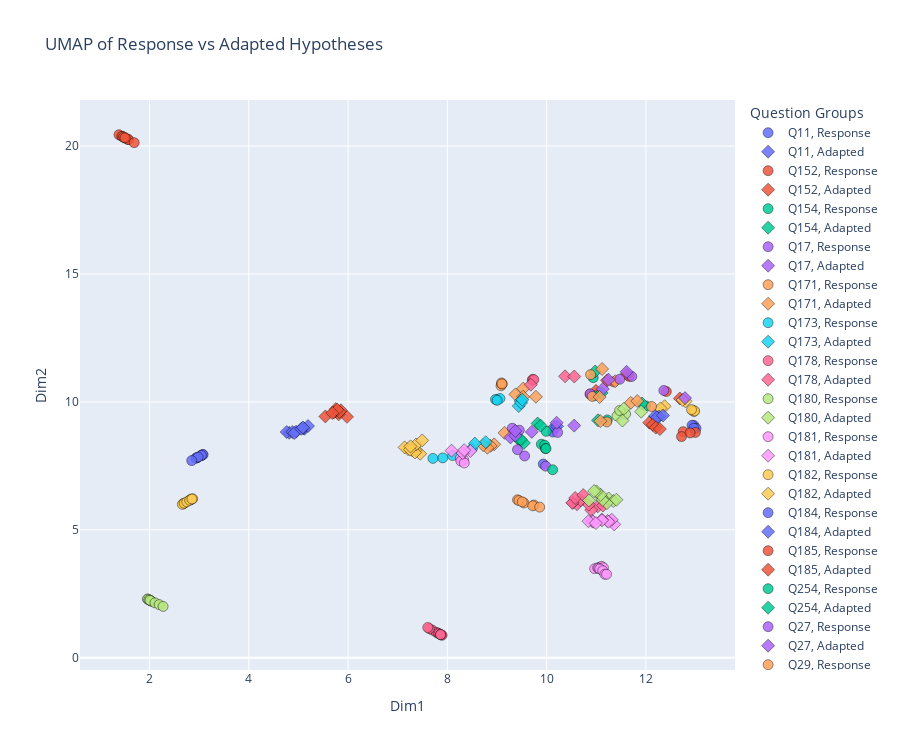

Notebook source saved alongside this figure:
### Code cell
### (Exploration) Run UMAP on response vs adapted hypothesis embeddings ###
%run umap_response_adapted_similarity.py

### Figure 1 — Plotly figure (JSON) as saved in the notebook; plotly's stock layout.template omitted (floating-point values rounded to 4 significant figures)
{"data": [{"customdata": [["Q11", 1, "Response"], ["Q11", 2, "Response"]], "hovertemplate": "QID=%{customdata[0]}<br>Type=%{customdata[2]}<br>Dim1=%{x}<br>Dim2=%{y}<br>Likert=%{customdata[1]}<extra></extra>", "legendgroup": "Q11, Response", "marker": {"color": "#636efa", "line": {"color": "black", "width": 0.5}, "opacity": 0.85, "size": 10, "symbol": "circle"}, "mode": "markers", "name": "Q11, Response", "orientation": "v", "showlegend": true, "type": "scatter", "x": [10.12, 9.933], "xaxis": "x", "y": [8.821, 7.569], "yaxis": "y"}, {"customdata": [["Q11", 1, "Adapted"], ["Q11", 2, "Adapted"]], "hovertemplate": "QID=%{customdata[0]}<br>Type=%{customdata[2]}<br>Dim1=%{x}<br>Dim2=%{y}<br>Likert=%{customdata[1]}<extra></extra>", "legendgroup": "Q11, Adapted", "marker": {"color": "#636efa", "line": {"color": "black", "width": 0.5}, "opacity": 0.85, "size": 10, "symbol": "diamond"}, "mode": "markers", "name": "Q11, Adapted", "orientation": "v", "showlegend": true, "type": "scatter", "x": [10.15, 10.21], "xaxis": "x", "y": [9.018, 9.046], "yaxis": "y"}, {"customdata": [["Q152", 4, "Response"], ["Q152", 2, "Response"], ["Q152", 1, "Response"], ["Q152", 3, "Response"]], "hovertemplate": "QID=%{customdata[0]}<br>Type=%{customdata[2]}<br>Dim1=%{x}<br>Dim2=%{y}<br>Likert=%{customdata[1]}<extra></extra>", "legendgroup": "Q152, Response", "marker": {"color": "#EF553B", "line": {"color": "black", "width": 0.5}, "opacity": 0.85, "size": 10, "symbol": "circle"}, "mode": "markers", "name": "Q152, Response", "orientation": "v", "showlegend": true, "type": "scatter", "x": [11.35, 12.41, 11.67, 10.88], "xaxis": "x", "y": [10.78, 10.4, 11.0, 10.3], "yaxis": "y"}, {"customdata": [["Q152", 4, "Adapted"], ["Q152", 2, "Adapted"], ["Q152", 1, "Adapted"], ["Q152", 3, "Adapted"]], "hovertemplate": "QID=%{customdata[0]}<br>Type=%{customdata[2]}<br>Dim1=%{x}<br>Dim2=%{y}<br>Likert=%{customdata[1]}<extra></extra>", "legendgroup": "Q152, Adapted", "marker": {"color": "#EF553B", "line": {"color": "black", "width": 0.5}, "opacity": 0.85, "size": 10, "symbol": "diamond"}, "mode": "markers", "name": "Q152, Adapted", "orientation": "v", "showlegend": true, "type": "scatter", "x": [11.22, 12.68, 11.61, 10.99], "xaxis": "x", "y": [10.84, 10.13, 11.08, 10.43], "yaxis": "y"}, {"customdata": [["Q154", 1, "Response"], ["Q154", 3, "Response"], ["Q154", 4, "Response"], ["Q154", 2, "Response"]], "hovertemplate": "QID=%{customdata[0]}<br>Type=%{customdata[2]}<br>Dim1=%{x}<br>Dim2=%{y}<br>Likert=%{customdata[1]}<extra></extra>", "legendgroup": "Q154, Response", "marker": {"color": "#00cc96", "line": {"color": "black", "width": 0.5}, "opacity": 0.85, "size": 10, "symbol": "circle"}, "mode": "markers", "name": "Q154, Response", "orientation": "v", "showlegend": true, "type": "scatter", "x": [12.0, 10.94, 11.22, 10.96], "xaxis": "x", "y": [9.843, 10.95, 9.295, 10.24], "yaxis": "y"}, {"customdata": [["Q154", 1, "Adapted"], ["Q154", 3, "Adapted"], ["Q154", 4, "Adapted"], ["Q154", 2, "Adapted"]], "hovertemplate": "QID=%{customdata[0]}<br>Type=%{customdata[2]}<br>Dim1=%{x}<br>Dim2=%{y}<br>Likert=%{customdata[1]}<extra></extra>", "legendgroup": "Q154, Adapted", "marker": {"color": "#00cc96", "line": {"color": "black", "width": 0.5}, "opacity": 0.85, "size": 10, "symbol": "diamond"}, "mode": "markers", "name": "Q154, Adapted", "orientation": "v", "showlegend": true, "type": "scatter", "x": [11.92, 10.98, 11.04, 11.11], "xaxis": "x", "y": [9.935, 11.19, 9.281, 10.35], "yaxis": "y"}, {"customdata": [["Q17", 1, "Response"], ["Q17", 2, "Response"]], "hovertemplate": "QID=%{customdata[0]}<br>Type=%{customdata[2]}<br>Dim1=%{x}<br>Dim2=%{y}<br>Likert=%{customdata[1]}<extra></extra>", "legendgroup": "Q17, Response", "marker": {"color": "#ab63fa", "line": {"color": "black", "width": 0.5}, "opacity": 0.85, "size": 10, "symbol": "circle"}, "mode": "markers", "name": "Q17, Response", "orientation": "v", "showlegend": true, "type": "scatter", "x": [10.22, 9.981], "xaxis": "x", "y": [8.806, 7.488], "yaxis": "y"}, {"customdata": [["Q17", 1, "Adapted"], ["Q17", 2, "Adapted"]], "hovertemplate": "QID=%{customdata[0]}<br>Type=%{customdata[2]}<br>Dim1=%{x}<br>Dim2=%{y}<br>Likert=%{customdata[1]}<extra></extra>", "legendgroup": "Q17, Adapted", "marker": {"color": "#ab63fa", "line": {"color": "black", "width": 0.5}, "opacity": 0.85, "size": 10, "symbol": "diamond"}, "mode": "markers", "name": "Q17, Adapted", "orientation": "v", "showlegend": true, "type": "scatter", "x": [10.56, 10.2], "xaxis": "x", "y": [9.072, 9.185], "yaxis": "y"}, {"customdata": [["Q171", 1, "Response"], ["Q171", 2, "Response"], ["Q171", 3, "Response"], ["Q171", 4, "Response"], ["Q171", 5, "Response"], ["Q171", 6, "Response"], ["Q171", 7, "Response"]], "hovertemplate": "QID=%{customdata[0]}<br>Type=%{customdata[2]}<br>Dim1=%{x}<br>Dim2=%{y}<br>Likert=%{customdata[1]}<extra></extra>", "legendgroup": "Q171, Response", "marker": {"color": "#FFA15A", "line": {"color": "black", "width": 0.5}, "opacity": 0.85, "size": 10, "symbol": "circle"}, "mode": "markers", "name": "Q171, Response", "orientation": "v", "showlegend": true, "type": "scatter", "x": [9.544, 9.414, 9.443, 9.508, 9.745, 9.72, 9.86], "xaxis": "x", "y": [6.048, 6.171, 6.142, 6.094, 5.969, 5.938, 5.886], "yaxis": "y"}, {"customdata": [["Q171", 1, "Adapted"], ["Q171", 2, "Adapted"], ["Q171", 3, "Adapted"], ["Q171", 4, "Adapted"], ["Q171", 5, "Adapted"], ["Q171", 6, "Adapted"], ["Q171", 7, "Adapted"]], "hovertemplate": "QID=%{customdata[0]}<br>Type=%{customdata[2]}<br>Dim1=%{x}<br>Dim2=%{y}<br>Likert=%{customdata[1]}<extra></extra>", "legendgroup": "Q171, Adapted", "marker": {"color": "#FFA15A", "line": {"color": "black", "width": 0.5}, "opacity": 0.85, "size": 10, "symbol": "diamond"}, "mode": "markers", "name": "Q171, Adapted", "orientation": "v", "showlegend": true, "type": "scatter", "x": [8.943, 8.872, 8.807, 8.722, 9.152, 11.69, 11.38], "xaxis": "x", "y": [8.34, 8.281, 8.207, 8.309, 8.789, 9.961, 10.81], "yaxis": "y"}, {"customdata": [["Q173", 1, "Response"], ["Q173", 2, "Response"], ["Q173", 3, "Response"]], "hovertemplate": "QID=%{customdata[0]}<br>Type=%{customdata[2]}<br>Dim1=%{x}<br>Dim2=%{y}<br>Likert=%{customdata[1]}<extra></extra>", "legendgroup": "Q173, Response", "marker": {"color": "#19d3f3", "line": {"color": "black", "width": 0.5}, "opacity": 0.85, "size": 10, "symbol": "circle"}, "mode": "markers", "name": "Q173, Response", "orientation": "v", "showlegend": true, "type": "scatter", "x": [8.106, 7.907, 7.71], "xaxis": "x", "y": [7.902, 7.811, 7.791], "yaxis": "y"}, {"customdata": [["Q173", 1, "Adapted"], ["Q173", 2, "Adapted"], ["Q173", 3, "Adapted"]], "hovertemplate": "QID=%{customdata[0]}<br>Type=%{customdata[2]}<br>Dim1=%{x}<br>Dim2=%{y}<br>Likert=%{customdata[1]}<extra></extra>", "legendgroup": "Q173, Adapted", "marker": {"color": "#19d3f3", "line": {"color": "black", "width": 0.5}, "opacity": 0.85, "size": 10, "symbol": "diamond"}, "mode": "markers", "name": "Q173, Adapted", "orientation": "v", "showlegend": true, "type": "scatter", "x": [8.773, 8.486, 8.555], "xaxis": "x", "y": [8.425, 8.157, 8.371], "yaxis": "y"}, {"customdata": [["Q178", 1, "Response"], ["Q178", 2, "Response"], ["Q178", 3, "Response"], ["Q178", 4, "Response"], ["Q178", 5, "Response"], ["Q178", 6, "Response"], ["Q178", 7, "Response"], ["Q178", 8, "Response"], ["Q178", 9, "Response"], ["Q178", 10, "Response"]], "hovertemplate": "QID=%{customdata[0]}<br>Type=%{customdata[2]}<br>Dim1=%{x}<br>Dim2=%{y}<br>Likert=%{customdata[1]}<extra></extra>", "legendgroup": "Q178, Response", "marker": {"color": "#FF6692", "line": {"color": "black", "width": 0.5}, "opacity": 0.85, "size": 10, "symbol": "circle"}, "mode": "markers", "name": "Q178, Response", "orientation": "v", "showlegend": true, "type": "scatter", "x": [7.695, 7.777, 7.813, 7.896, 7.831, 7.863, 7.874, 7.862, 7.635, 7.606], "xaxis": "x", "y": [1.08, 0.9945, 0.9595, 0.8791, 0.9427, 0.9118, 0.8939, 0.9055, 1.14, 1.182], "yaxis": "y"}, {"customdata": [["Q178", 1, "Adapted"], ["Q178", 2, "Adapted"], ["Q178", 3, "Adapted"], ["Q178", 4, "Adapted"], ["Q178", 5, "Adapted"], ["Q178", 6, "Adapted"], ["Q178", 7, "Adapted"], ["Q178", 8, "Adapted"], ["Q178", 9, "Adapted"], ["Q178", 10, "Adapted"]], "hovertemplate": "QID=%{customdata[0]}<br>Type=%{customdata[2]}<br>Dim1=%{x}<br>Dim2=%{y}<br>Likert=%{customdata[1]}<extra></extra>", "legendgroup": "Q178, Adapted", "marker": {"color": "#FF6692", "line": {"color": "black", "width": 0.5}, "opacity": 0.85, "size": 10, "symbol": "diamond"}, "mode": "markers", "name": "Q178, Adapted", "orientation": "v", "showlegend": true, "type": "scatter", "x": [11.03, 11.14, 10.9, 10.85, 10.61, 10.53, 10.68, 10.52, 10.58, 10.74], "xaxis": "x", "y": [5.917, 5.946, 5.773, 5.984, 6.001, 6.058, 6.156, 6.052, 6.244, 6.357], "yaxis": "y"}, {"customdata": [["Q180", 1, "Response"], ["Q180", 2, "Response"], ["Q180", 3, "Response"], ["Q180", 4, "Response"], ["Q180", 5, "Response"], ["Q180", 6, "Response"], ["Q180", 7, "Response"], ["Q180", 8, "Response"], ["Q180", 9, "Response"], ["Q180", 10, "Response"]], "hovertemplate": "QID=%{customdata[0]}<br>Type=%{customdata[2]}<br>Dim1=%{x}<br>Dim2=%{y}<br>Likert=%{customdata[1]}<extra></extra>", "legendgroup": "Q180, Response", "marker": {"color": "#B6E880", "line": {"color": "black", "width": 0.5}, "opacity": 0.85, "size": 10, "symbol": "circle"}, "mode": "markers", "name": "Q180, Response", "orientation": "v", "showlegend": true, "type": "scatter", "x": [1.966, 1.96, 2.028, 1.987, 2.018, 2.04, 2.007, 2.11, 2.196, 2.273], "xaxis": "x", "y": [2.29, 2.294, 2.225, 2.265, 2.238, 2.204, 2.246, 2.146, 2.077, 2.007], "yaxis": "y"}, {"customdata": [["Q180", 1, "Adapted"], ["Q180", 2, "Adapted"], ["Q180", 3, "Adapted"], ["Q180", 4, "Adapted"], ["Q180", 5, "Adapted"], ["Q180", 6, "Adapted"], ["Q180", 7, "Adapted"], ["Q180", 8, "Adapted"], ["Q180", 9, "Adapted"], ["Q180", 10, "Adapted"]], "hovertemplate": "QID=%{customdata[0]}<br>Type=%{customdata[2]}<br>Dim1=%{x}<br>Dim2=%{y}<br>Likert=%{customdata[1]}<extra></extra>", "legendgroup": "Q180, Adapted", "marker": {"color": "#B6E880", "line": {"color": "black", "width": 0.5}, "opacity": 0.85, "size": 10, "symbol": "diamond"}, "mode": "markers", "name": "Q180, Adapted", "orientation": "v", "showlegend": true, "type": "scatter", "x": [11.25, 11.34, 11.21, 11.41, 11.11, 11.13, 10.85, 11.09, 11.0, 10.96], "xaxis": "x", "y": [6.225, 6.123, 6.041, 6.176, 6.265, 6.171, 6.151, 6.368, 6.501, 6.515], "yaxis": "y"}, {"customdata": [["Q181", 1, "Response"], ["Q181", 2, "Response"], ["Q181", 3, "Response"], ["Q181", 4, "Response"], ["Q181", 5, "Response"], ["Q181", 6, "Response"], ["Q181", 7, "Response"], ["Q181", 8, "Response"], ["Q181", 9, "Response"], ["Q181", 10, "Response"]], "hovertemplate": "QID=%{customdata[0]}<br>Type=%{customdata[2]}<br>Dim1=%{x}<br>Dim2=%{y}<br>Likert=%{customdata[1]}<extra></extra>", "legendgroup": "Q181, Response", "marker": {"color": "#FF97FF", "line": {"color": "black", "width": 0.5}, "opacity": 0.85, "size": 10, "symbol": "circle"}, "mode": "markers", "name": "Q181, Response", "orientation": "v", "showlegend": true, "type": "scatter", "x": [10.97, 11.06, 11.03, 11.11, 11.05, 11.15, 11.07, 11.13, 11.17, 11.21], "xaxis": "x", "y": [3.481, 3.527, 3.515, 3.573, 3.499, 3.518, 3.471, 3.4, 3.264, 3.263], "yaxis": "y"}, {"customdata": [["Q181", 1, "Adapted"], ["Q181", 2, "Adapted"], ["Q181", 3, "Adapted"], ["Q181", 4, "Adapted"], ["Q181", 5, "Adapted"], ["Q181", 6, "Adapted"], ["Q181", 7, "Adapted"], ["Q181", 8, "Adapted"], ["Q181", 9, "Adapted"], ["Q181", 10, "Adapted"]], "hovertemplate": "QID=%{customdata[0]}<br>Type=%{customdata[2]}<br>Dim1=%{x}<br>Dim2=%{y}<br>Likert=%{customdata[1]}<extra></extra>", "legendgroup": "Q181, Adapted", "marker": {"color": "#FF97FF", "line": {"color": "black", "width": 0.5}, "opacity": 0.85, "size": 10, "symbol": "diamond"}, "mode": "markers", "name": "Q181, Adapted", "orientation": "v", "showlegend": true, "type": "scatter", "x": [11.36, 11.31, 11.23, 11.25, 11.11, 10.92, 11.12, 10.94, 10.84, 10.99], "xaxis": "x", "y": [5.212, 5.389, 5.349, 5.318, 5.4, 5.346, 5.373, 5.317, 5.337, 5.262], "yaxis": "y"}, {"customdata": [["Q182", 1, "Response"], ["Q182", 2, "Response"], ["Q182", 3, "Response"], ["Q182", 4, "Response"], ["Q182", 5, "Response"], ["Q182", 6, "Response"], ["Q182", 7, "Response"], ["Q182", 8, "Response"], ["Q182", 9, "Response"], ["Q182", 10, "Response"]], "hovertemplate": "QID=%{customdata[0]}<br>Type=%{customdata[2]}<br>Dim1=%{x}<br>Dim2=%{y}<br>Likert=%{customdata[1]}<extra></extra>", "legendgroup": "Q182, Response", "marker": {"color": "#FECB52", "line": {"color": "black", "width": 0.5}, "opacity": 0.85, "size": 10, "symbol": "circle"}, "mode": "markers", "name": "Q182, Response", "orientation": "v", "showlegend": true, "type": "scatter", "x": [2.694, 2.682, 2.662, 2.831, 2.7, 2.825, 2.751, 2.808, 2.869, 2.853], "xaxis": "x", "y": [6.033, 6.021, 5.995, 6.183, 6.04, 6.174, 6.093, 6.154, 6.213, 6.202], "yaxis": "y"}, {"customdata": [["Q182", 1, "Adapted"], ["Q182", 2, "Adapted"], ["Q182", 3, "Adapted"], ["Q182", 4, "Adapted"], ["Q182", 5, "Adapted"], ["Q182", 6, "Adapted"], ["Q182", 7, "Adapted"], ["Q182", 8, "Adapted"], ["Q182", 9, "Adapted"], ["Q182", 10, "Adapted"]], "hovertemplate": "QID=%{customdata[0]}<br>Type=%{customdata[2]}<br>Dim1=%{x}<br>Dim2=%{y}<br>Likert=%{customdata[1]}<extra></extra>", "legendgroup": "Q182, Adapted", "marker": {"color": "#FECB52", "line": {"color": "black", "width": 0.5}, "opacity": 0.85, "size": 10, "symbol": "diamond"}, "mode": "markers", "name": "Q182, Adapted", "orientation": "v", "showlegend": true, "type": "scatter", "x": [7.453, 7.357, 7.295, 7.349, 7.207, 7.14, 7.371, 7.493, 7.248, 7.257], "xaxis": "x", "y": [7.971, 8.109, 8.105, 8.025, 8.153, 8.221, 8.336, 8.494, 8.135, 8.261], "yaxis": "y"}, {"customdata": [["Q184", 1, "Response"], ["Q184", 2, "Response"], ["Q184", 3, "Response"], ["Q184", 4, "Response"], ["Q184", 5, "Response"], ["Q184", 6, "Response"], ["Q184", 7, "Response"], ["Q184", 8, "Response"], ["Q184", 9, "Response"], ["Q184", 10, "Response"]], "hovertemplate": "QID=%{customdata[0]}<br>Type=%{customdata[2]}<br>Dim1=%{x}<br>Dim2=%{y}<br>Likert=%{customdata[1]}<extra></extra>", "legendgroup": "Q184, Response", "marker": {"color": "#636efa", "line": {"color": "black", "width": 0.5}, "opacity": 0.85, "size": 10, "symbol": "circle"}, "mode": "markers", "name": "Q184, Response", "orientation": "v", "showlegend": true, "type": "scatter", "x": [3.046, 2.951, 3.071, 3.038, 2.959, 3.079, 3.046, 2.934, 2.98, 2.85], "xaxis": "x", "y": [7.909, 7.814, 7.939, 7.898, 7.817, 7.94, 7.91, 7.802, 7.841, 7.705], "yaxis": "y"}, {"customdata": [["Q184", 1, "Adapted"], ["Q184", 2, "Adapted"], ["Q184", 3, "Adapted"], ["Q184", 4, "Adapted"], ["Q184", 5, "Adapted"], ["Q184", 6, "Adapted"], ["Q184", 7, "Adapted"], ["Q184", 8, "Adapted"], ["Q184", 9, "Adapted"], ["Q184", 10, "Adapted"]], "hovertemplate": "QID=%{customdata[0]}<br>Type=%{customdata[2]}<br>Dim1=%{x}<br>Dim2=%{y}<br>Likert=%{customdata[1]}<extra></extra>", "legendgroup": "Q184, Adapted", "marker": {"color": "#636efa", "line": {"color": "black", "width": 0.5}, "opacity": 0.85, "size": 10, "symbol": "diamond"}, "mode": "markers", "name": "Q184, Adapted", "orientation": "v", "showlegend": true, "type": "scatter", "x": [4.814, 4.763, 4.877, 4.952, 4.916, 5.122, 5.098, 5.193, 5.057, 5.09], "xaxis": "x", "y": [8.789, 8.821, 8.822, 8.835, 8.781, 8.95, 8.963, 9.055, 8.946, 9.001], "yaxis": "y"}, {"customdata": [["Q185", 1, "Response"], ["Q185", 2, "Response"], ["Q185", 3, "Response"], ["Q185", 4, "Response"], ["Q185", 5, "Response"], ["Q185", 6, "Response"], ["Q185", 7, "Response"], ["Q185", 8, "Response"], ["Q185", 9, "Response"], ["Q185", 10, "Response"]], "hovertemplate": "QID=%{customdata[0]}<br>Type=%{customdata[2]}<br>Dim1=%{x}<br>Dim2=%{y}<br>Likert=%{customdata[1]}<extra></extra>", "legendgroup": "Q185, Response", "marker": {"color": "#EF553B", "line": {"color": "black", "width": 0.5}, "opacity": 0.85, "size": 10, "symbol": "circle"}, "mode": "markers", "name": "Q185, Response", "orientation": "v", "showlegend": true, "type": "scatter", "x": [1.501, 1.385, 1.574, 1.522, 1.448, 1.446, 1.571, 1.691, 1.479, 1.506], "xaxis": "x", "y": [20.32, 20.44, 20.25, 20.3, 20.38, 20.38, 20.25, 20.13, 20.35, 20.32], "yaxis": "y"}, {"customdata": [["Q185", 1, "Adapted"], ["Q185", 2, "Adapted"], ["Q185", 3, "Adapted"], ["Q185", 4, "Adapted"], ["Q185", 5, "Adapted"], ["Q185", 6, "Adapted"], ["Q185", 7, "Adapted"], ["Q185", 8, "Adapted"], ["Q185", 9, "Adapted"], ["Q185", 10, "Adapted"]], "hovertemplate": "QID=%{customdata[0]}<br>Type=%{customdata[2]}<br>Dim1=%{x}<br>Dim2=%{y}<br>Likert=%{customdata[1]}<extra></extra>", "legendgroup": "Q185, Adapted", "marker": {"color": "#EF553B", "line": {"color": "black", "width": 0.5}, "opacity": 0.85, "size": 10, "symbol": "diamond"}, "mode": "markers", "name": "Q185, Adapted", "orientation": "v", "showlegend": true, "type": "scatter", "x": [5.978, 5.782, 5.811, 5.856, 5.754, 5.713, 5.829, 5.782, 5.543, 5.682], "xaxis": "x", "y": [9.414, 9.584, 9.513, 9.67, 9.719, 9.584, 9.609, 9.694, 9.432, 9.563], "yaxis": "y"}, {"customdata": [["Q254", 1, "Response"], ["Q254", 2, "Response"], ["Q254", 3, "Response"], ["Q254", 4, "Response"]], "hovertemplate": "QID=%{customdata[0]}<br>Type=%{customdata[2]}<br>Dim1=%{x}<br>Dim2=%{y}<br>Likert=%{customdata[1]}<extra></extra>", "legendgroup": "Q254, Response", "marker": {"color": "#00cc96", "line": {"color": "black", "width": 0.5}, "opacity": 0.85, "size": 10, "symbol": "circle"}, "mode": "markers", "name": "Q254, Response", "orientation": "v", "showlegend": true, "type": "scatter", "x": [9.894, 9.96, 9.976, 9.987], "xaxis": "x", "y": [8.345, 8.308, 8.174, 8.175], "yaxis": "y"}, {"customdata": [["Q254", 1, "Adapted"], ["Q254", 2, "Adapted"], ["Q254", 3, "Adapted"], ["Q254", 4, "Adapted"]], "hovertemplate": "QID=%{customdata[0]}<br>Type=%{customdata[2]}<br>Dim1=%{x}<br>Dim2=%{y}<br>Likert=%{customdata[1]}<extra></extra>", "legendgroup": "Q254, Adapted", "marker": {"color": "#00cc96", "line": {"color": "black", "width": 0.5}, "opacity": 0.85, "size": 10, "symbol": "diamond"}, "mode": "markers", "name": "Q254, Adapted", "orientation": "v", "showlegend": true, "type": "scatter", "x": [9.479, 9.413, 9.542, 9.474], "xaxis": "x", "y": [8.486, 8.587, 8.396, 8.537], "yaxis": "y"}, {"customdata": [["Q27", 1, "Response"], ["Q27", 2, "Response"], ["Q27", 3, "Response"], ["Q27", 4, "Response"]], "hovertemplate": "QID=%{customdata[0]}<br>Type=%{customdata[2]}<br>Dim1=%{x}<br>Dim2=%{y}<br>Likert=%{customdata[1]}<extra></extra>", "legendgroup": "Q27, Response", "marker": {"color": "#ab63fa", "line": {"color": "black", "width": 0.5}, "opacity": 0.85, "size": 10, "symbol": "circle"}, "mode": "markers", "name": "Q27, Response", "orientation": "v", "showlegend": true, "type": "scatter", "x": [9.308, 9.45, 9.413, 9.557], "xaxis": "x", "y": [8.969, 8.891, 8.132, 7.886], "yaxis": "y"}, {"customdata": [["Q27", 1, "Adapted"], ["Q27", 2, "Adapted"], ["Q27", 3, "Adapted"], ["Q27", 4, "Adapted"]], "hovertemplate": "QID=%{customdata[0]}<br>Type=%{customdata[2]}<br>Dim1=%{x}<br>Dim2=%{y}<br>Likert=%{customdata[1]}<extra></extra>", "legendgroup": "Q27, Adapted", "marker": {"color": "#ab63fa", "line": {"color": "black", "width": 0.5}, "opacity": 0.85, "size": 10, "symbol": "diamond"}, "mode": "markers", "name": "Q27, Adapted", "orientation": "v", "showlegend": true, "type": "scatter", "x": [9.271, 9.37, 9.369, 9.701], "xaxis": "x", "y": [8.61, 8.681, 8.86, 8.827], "yaxis": "y"}, {"customdata": [["Q29", 1, "Response"], ["Q29", 2, "Response"], ["Q29", 3, "Response"], ["Q29", 4, "Response"]], "hovertemplate": "QID=%{customdata[0]}<br>Type=%{customdata[2]}<br>Dim1=%{x}<br>Dim2=%{y}<br>Likert=%{customdata[1]}<extra></extra>", "legendgroup": "Q29, Response", "marker": {"color": "#FFA15A", "line": {"color": "black", "width": 0.5}, "opacity": 0.85, "size": 10, "symbol": "circle"}, "mode": "markers", "name": "Q29, Response", "orientation": "v", "showlegend": true, "type": "scatter", "x": [9.081, 9.106, 9.09, 9.1], "xaxis": "x", "y": [10.63, 10.7, 10.74, 10.7], "yaxis": "y"}, {"customdata": [["Q29", 1, "Adapted"], ["Q29", 2, "Adapted"], ["Q29", 3, "Adapted"], ["Q29", 4, "Adapted"]], "hovertemplate": "QID=%{customdata[0]}<br>Type=%{customdata[2]}<br>Dim1=%{x}<br>Dim2=%{y}<br>Likert=%{customdata[1]}<extra></extra>", "legendgroup": "Q29, Adapted", "marker": {"color": "#FFA15A", "line": {"color": "black", "width": 0.5}, "opacity": 0.85, "size": 10, "symbol": "diamond"}, "mode": "markers", "name": "Q29, Adapted", "orientation": "v", "showlegend": true, "type": "scatter", "x": [9.372, 9.529, 9.784, 9.526], "xaxis": "x", "y": [10.29, 10.52, 10.2, 10.2], "yaxis": "y"}, {"customdata": [["Q30", 1, "Response"], ["Q30", 2, "Response"], ["Q30", 3, "Response"], ["Q30", 4, "Response"]], "hovertemplate": "QID=%{customdata[0]}<br>Type=%{customdata[2]}<br>Dim1=%{x}<br>Dim2=%{y}<br>Likert=%{customdata[1]}<extra></extra>", "legendgroup": "Q30, Response", "marker": {"color": "#19d3f3", "line": {"color": "black", "width": 0.5}, "opacity": 0.85, "size": 10, "symbol": "circle"}, "mode": "markers", "name": "Q30, Response", "orientation": "v", "showlegend": true, "type": "scatter", "x": [9.0, 9.059, 8.97, 9.003], "xaxis": "x", "y": [10.09, 10.13, 10.09, 10.06], "yaxis": "y"}, {"customdata": [["Q30", 1, "Adapted"], ["Q30", 2, "Adapted"], ["Q30", 3, "Adapted"], ["Q30", 4, "Adapted"]], "hovertemplate": "QID=%{customdata[0]}<br>Type=%{customdata[2]}<br>Dim1=%{x}<br>Dim2=%{y}<br>Likert=%{customdata[1]}<extra></extra>", "legendgroup": "Q30, Adapted", "marker": {"color": "#19d3f3", "line": {"color": "black", "width": 0.5}, "opacity": 0.85, "size": 10, "symbol": "diamond"}, "mode": "markers", "name": "Q30, Adapted", "orientation": "v", "showlegend": true, "type": "scatter", "x": [9.478, 9.438, 9.486, 9.51], "xaxis": "x", "y": [10.03, 9.837, 9.962, 10.09], "yaxis": "y"}, {"customdata": [["Q33_3", 1, "Response"], ["Q33_3", 2, "Response"], ["Q33_3", 3, "Response"]], "hovertemplate": "QID=%{customdata[0]}<br>Type=%{customdata[2]}<br>Dim1=%{x}<br>Dim2=%{y}<br>Likert=%{customdata[1]}<extra></extra>", "legendgroup": "Q33_3, Response", "marker": {"color": "#FF6692", "line": {"color": "black", "width": 0.5}, "opacity": 0.85, "size": 10, "symbol": "circle"}, "mode": "markers", "name": "Q33_3, Response", "orientation": "v", "showlegend": true, "type": "scatter", "x": [9.711, 9.722, 9.742], "xaxis": "x", "y": [10.85, 10.88, 10.87], "yaxis": "y"}, {"customdata": [["Q33_3", 1, "Adapted"], ["Q33_3", 2, "Adapted"], ["Q33_3", 3, "Adapted"]], "hovertemplate": "QID=%{customdata[0]}<br>Type=%{customdata[2]}<br>Dim1=%{x}<br>Dim2=%{y}<br>Likert=%{customdata[1]}<extra></extra>", "legendgroup": "Q33_3, Adapted", "marker": {"color": "#FF6692", "line": {"color": "black", "width": 0.5}, "opacity": 0.85, "size": 10, "symbol": "diamond"}, "mode": "markers", "name": "Q33_3, Adapted", "orientation": "v", "showlegend": true, "type": "scatter", "x": [9.682, 10.37, 10.56], "xaxis": "x", "y": [10.67, 11.0, 10.99], "yaxis": "y"}, {"customdata": [["Q45", 1, "Response"], ["Q45", 2, "Response"], ["Q45", 3, "Response"]], "hovertemplate": "QID=%{customdata[0]}<br>Type=%{customdata[2]}<br>Dim1=%{x}<br>Dim2=%{y}<br>Likert=%{customdata[1]}<extra></extra>", "legendgroup": "Q45, Response", "marker": {"color": "#B6E880", "line": {"color": "black", "width": 0.5}, "opacity": 0.85, "size": 10, "symbol": "circle"}, "mode": "markers", "name": "Q45, Response", "orientation": "v", "showlegend": true, "type": "scatter", "x": [11.59, 11.42, 11.47], "xaxis": "x", "y": [9.526, 9.454, 9.665], "yaxis": "y"}, {"customdata": [["Q45", 1, "Adapted"], ["Q45", 2, "Adapted"], ["Q45", 3, "Adapted"]], "hovertemplate": "QID=%{customdata[0]}<br>Type=%{customdata[2]}<br>Dim1=%{x}<br>Dim2=%{y}<br>Likert=%{customdata[1]}<extra></extra>", "legendgroup": "Q45, Adapted", "marker": {"color": "#B6E880", "line": {"color": "black", "width": 0.5}, "opacity": 0.85, "size": 10, "symbol": "diamond"}, "mode": "markers", "name": "Q45, Adapted", "orientation": "v", "showlegend": true, "type": "scatter", "x": [11.91, 11.56, 11.53], "xaxis": "x", "y": [9.619, 9.731, 9.269], "yaxis": "y"}, {"customdata": [["Q6", 1, "Response"], ["Q6", 2, "Response"], ["Q6", 3, "Response"], ["Q6", 4, "Response"]], "hovertemplate": "QID=%{customdata[0]}<br>Type=%{customdata[2]}<br>Dim1=%{x}<br>Dim2=%{y}<br>Likert=%{customdata[1]}<extra></extra>", "legendgroup": "Q6, Response", "marker": {"color": "#FF97FF", "line": {"color": "black", "width": 0.5}, "opacity": 0.85, "size": 10, "symbol": "circle"}, "mode": "markers", "name": "Q6, Response", "orientation": "v", "showlegend": true, "type": "scatter", "x": [8.329, 8.261, 8.273, 8.342], "xaxis": "x", "y": [7.732, 7.797, 7.684, 7.611], "yaxis": "y"}, {"customdata": [["Q6", 1, "Adapted"], ["Q6", 2, "Adapted"], ["Q6", 3, "Adapted"], ["Q6", 4, "Adapted"]], "hovertemplate": "QID=%{customdata[0]}<br>Type=%{customdata[2]}<br>Dim1=%{x}<br>Dim2=%{y}<br>Likert=%{customdata[1]}<extra></extra>", "legendgroup": "Q6, Adapted", "marker": {"color": "#FF97FF", "line": {"color": "black", "width": 0.5}, "opacity": 0.85, "size": 10, "symbol": "diamond"}, "mode": "markers", "name": "Q6, Adapted", "orientation": "v", "showlegend": true, "type": "scatter", "x": [8.466, 8.309, 8.339, 8.085], "xaxis": "x", "y": [8.082, 7.998, 8.114, 8.093], "yaxis": "y"}, {"customdata": [["Q65", 1, "Response"], ["Q65", 2, "Response"], ["Q65", 3, "Response"], ["Q65", 4, "Response"]], "hovertemplate": "QID=%{customdata[0]}<br>Type=%{customdata[2]}<br>Dim1=%{x}<br>Dim2=%{y}<br>Likert=%{customdata[1]}<extra></extra>", "legendgroup": "Q65, Response", "marker": {"color": "#FECB52", "line": {"color": "black", "width": 0.5}, "opacity": 0.85, "size": 10, "symbol": "circle"}, "mode": "markers", "name": "Q65, Response", "orientation": "v", "showlegend": true, "type": "scatter", "x": [12.94, 12.97, 12.98, 12.92], "xaxis": "x", "y": [9.671, 9.628, 9.645, 9.697], "yaxis": "y"}, {"customdata": [["Q65", 1, "Adapted"], ["Q65", 2, "Adapted"], ["Q65", 3, "Adapted"], ["Q65", 4, "Adapted"]], "hovertemplate": "QID=%{customdata[0]}<br>Type=%{customdata[2]}<br>Dim1=%{x}<br>Dim2=%{y}<br>Likert=%{customdata[1]}<extra></extra>", "legendgroup": "Q65, Adapted", "marker": {"color": "#FECB52", "line": {"color": "black", "width": 0.5}, "opacity": 0.85, "size": 10, "symbol": "diamond"}, "mode": "markers", "name": "Q65, Adapted", "orientation": "v", "showlegend": true, "type": "scatter", "x": [12.8, 12.74, 12.38, 12.29], "xaxis": "x", "y": [10.02, 10.08, 9.83, 9.748], "yaxis": "y"}, {"customdata": [["Q69", 1, "Response"], ["Q69", 2, "Response"], ["Q69", 3, "Response"], ["Q69", 4, "Response"]], "hovertemplate": "QID=%{customdata[0]}<br>Type=%{customdata[2]}<br>Dim1=%{x}<br>Dim2=%{y}<br>Likert=%{customdata[1]}<extra></extra>", "legendgroup": "Q69, Response", "marker": {"color": "#636efa", "line": {"color": "black", "width": 0.5}, "opacity": 0.85, "size": 10, "symbol": "circle"}, "mode": "markers", "name": "Q69, Response", "orientation": "v", "showlegend": true, "type": "scatter", "x": [12.97, 12.93, 13.01, 12.96], "xaxis": "x", "y": [9.078, 9.085, 8.968, 8.968], "yaxis": "y"}, {"customdata": [["Q69", 1, "Adapted"], ["Q69", 2, "Adapted"], ["Q69", 3, "Adapted"], ["Q69", 4, "Adapted"]], "hovertemplate": "QID=%{customdata[0]}<br>Type=%{customdata[2]}<br>Dim1=%{x}<br>Dim2=%{y}<br>Likert=%{customdata[1]}<extra></extra>", "legendgroup": "Q69, Adapted", "marker": {"color": "#636efa", "line": {"color": "black", "width": 0.5}, "opacity": 0.85, "size": 10, "symbol": "diamond"}, "mode": "markers", "name": "Q69, Adapted", "orientation": "v", "showlegend": true, "type": "scatter", "x": [12.26, 12.18, 12.22, 12.34], "xaxis": "x", "y": [9.433, 9.441, 9.392, 9.469], "yaxis": "y"}, {"customdata": [["Q70", 1, "Response"], ["Q70", 2, "Response"], ["Q70", 3, "Response"], ["Q70", 4, "Response"]], "hovertemplate": "QID=%{customdata[0]}<br>Type=%{customdata[2]}<br>Dim1=%{x}<br>Dim2=%{y}<br>Likert=%{customdata[1]}<extra></extra>", "legendgroup": "Q70, Response", "marker": {"color": "#EF553B", "line": {"color": "black", "width": 0.5}, "opacity": 0.85, "size": 10, "symbol": "circle"}, "mode": "markers", "name": "Q70, Response", "orientation": "v", "showlegend": true, "type": "scatter", "x": [12.75, 13.0, 12.89, 12.72], "xaxis": "x", "y": [8.836, 8.806, 8.787, 8.643], "yaxis": "y"}, {"customdata": [["Q70", 1, "Adapted"], ["Q70", 2, "Adapted"], ["Q70", 3, "Adapted"], ["Q70", 4, "Adapted"]], "hovertemplate": "QID=%{customdata[0]}<br>Type=%{customdata[2]}<br>Dim1=%{x}<br>Dim2=%{y}<br>Likert=%{customdata[1]}<extra></extra>", "legendgroup": "Q70, Adapted", "marker": {"color": "#EF553B", "line": {"color": "black", "width": 0.5}, "opacity": 0.85, "size": 10, "symbol": "diamond"}, "mode": "markers", "name": "Q70, Adapted", "orientation": "v", "showlegend": true, "type": "scatter", "x": [12.07, 12.14, 12.2, 12.28], "xaxis": "x", "y": [9.189, 9.098, 8.995, 8.937], "yaxis": "y"}, {"customdata": [["Q8", 1, "Response"], ["Q8", 2, "Response"]], "hovertemplate": "QID=%{customdata[0]}<br>Type=%{customdata[2]}<br>Dim1=%{x}<br>Dim2=%{y}<br>Likert=%{customdata[1]}<extra></extra>", "legendgroup": "Q8, Response", "marker": {"color": "#00cc96", "line": {"color": "black", "width": 0.5}, "opacity": 0.85, "size": 10, "symbol": "circle"}, "mode": "markers", "name": "Q8, Response", "orientation": "v", "showlegend": true, "type": "scatter", "x": [9.992, 10.12], "xaxis": "x", "y": [8.848, 7.347], "yaxis": "y"}, {"customdata": [["Q8", 1, "Adapted"], ["Q8", 2, "Adapted"]], "hovertemplate": "QID=%{customdata[0]}<br>Type=%{customdata[2]}<br>Dim1=%{x}<br>Dim2=%{y}<br>Likert=%{customdata[1]}<extra></extra>", "legendgroup": "Q8, Adapted", "marker": {"color": "#00cc96", "line": {"color": "black", "width": 0.5}, "opacity": 0.85, "size": 10, "symbol": "diamond"}, "mode": "markers", "name": "Q8, Adapted", "orientation": "v", "showlegend": true, "type": "scatter", "x": [9.818, 9.879], "xaxis": "x", "y": [9.153, 9.072], "yaxis": "y"}, {"customdata": [["Q153", 1, "Response"], ["Q153", 2, "Response"], ["Q153", 3, "Response"], ["Q153", 4, "Response"]], "hovertemplate": "QID=%{customdata[0]}<br>Type=%{customdata[2]}<br>Dim1=%{x}<br>Dim2=%{y}<br>Likert=%{customdata[1]}<extra></extra>", "legendgroup": "Q153, Response", "marker": {"color": "#ab63fa", "line": {"color": "black", "width": 0.5}, "opacity": 0.85, "size": 10, "symbol": "circle"}, "mode": "markers", "name": "Q153, Response", "orientation": "v", "showlegend": true, "type": "scatter", "x": [11.72, 12.36, 10.88, 11.47], "xaxis": "x", "y": [10.99, 10.45, 10.31, 10.88], "yaxis": "y"}, {"customdata": [["Q153", 1, "Adapted"], ["Q153", 2, "Adapted"], ["Q153", 3, "Adapted"], ["Q153", 4, "Adapted"]], "hovertemplate": "QID=%{customdata[0]}<br>Type=%{customdata[2]}<br>Dim1=%{x}<br>Dim2=%{y}<br>Likert=%{customdata[1]}<extra></extra>", "legendgroup": "Q153, Adapted", "marker": {"color": "#ab63fa", "line": {"color": "black", "width": 0.5}, "opacity": 0.85, "size": 10, "symbol": "diamond"}, "mode": "markers", "name": "Q153, Adapted", "orientation": "v", "showlegend": true, "type": "scatter", "x": [11.61, 12.79, 11.13, 11.25], "xaxis": "x", "y": [11.18, 10.15, 10.5, 10.87], "yaxis": "y"}, {"customdata": [["Q155", 1, "Response"], ["Q155", 2, "Response"], ["Q155", 3, "Response"], ["Q155", 4, "Response"]], "hovertemplate": "QID=%{customdata[0]}<br>Type=%{customdata[2]}<br>Dim1=%{x}<br>Dim2=%{y}<br>Likert=%{customdata[1]}<extra></extra>", "legendgroup": "Q155, Response", "marker": {"color": "#FFA15A", "line": {"color": "black", "width": 0.5}, "opacity": 0.85, "size": 10, "symbol": "circle"}, "mode": "markers", "name": "Q155, Response", "orientation": "v", "showlegend": true, "type": "scatter", "x": [12.11, 10.92, 10.89, 11.21], "xaxis": "x", "y": [9.82, 10.21, 11.07, 9.218], "yaxis": "y"}, {"customdata": [["Q155", 1, "Adapted"], ["Q155", 2, "Adapted"], ["Q155", 3, "Adapted"], ["Q155", 4, "Adapted"]], "hovertemplate": "QID=%{customdata[0]}<br>Type=%{customdata[2]}<br>Dim1=%{x}<br>Dim2=%{y}<br>Likert=%{customdata[1]}<extra></extra>", "legendgroup": "Q155, Adapted", "marker": {"color": "#FFA15A", "line": {"color": "black", "width": 0.5}, "opacity": 0.85, "size": 10, "symbol": "diamond"}, "mode": "markers", "name": "Q155, Adapted", "orientation": "v", "showlegend": true, "type": "scatter", "x": [11.83, 11.07, 11.12, 11.08], "xaxis": "x", "y": [10.03, 10.19, 11.28, 9.248], "yaxis": "y"}], "layout": {"height": 750, "legend": {"title": {"text": "Question Groups"}, "tracegroupgap": 0}, "title": {"text": "UMAP of Response vs Adapted Hypotheses"}, "xaxis": {"anchor": "y", "domain": [0, 1], "title": {"text": "Dim1"}}, "yaxis": {"anchor": "x", "domain": [0, 1], "title": {"text": "Dim2"}}}}
